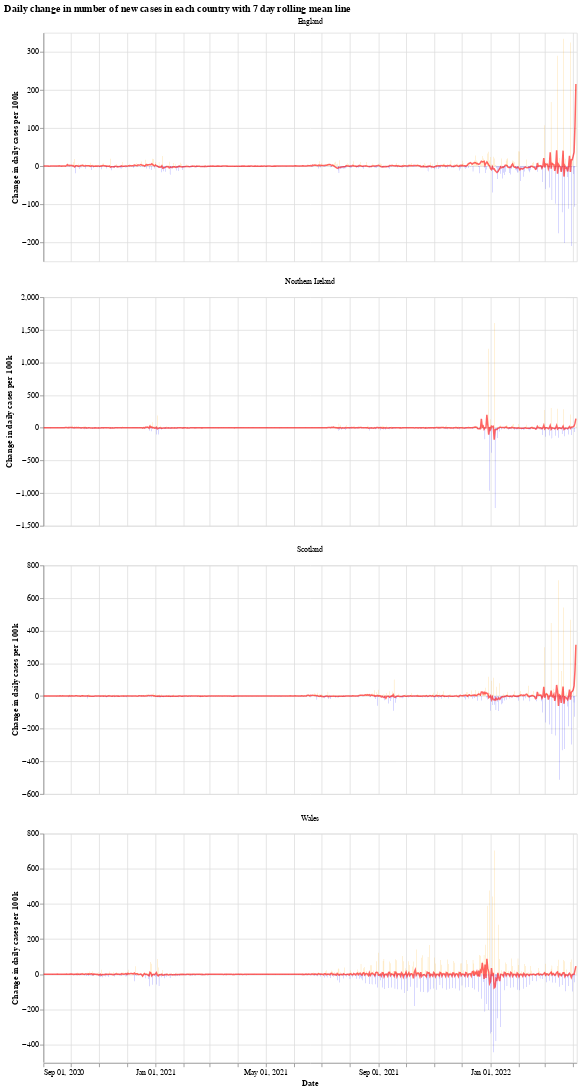

Write notebook code for a chart like this one.
### Markdown cell above
We will use the Python library `Altair` for visualising the data, see the [altair docs](https://altair-viz.github.io/) for more information.

First we have a graph which shows the daily change in the number of new cases for each country. This number jumps up and down all over the place, which is likely due to delay in reporting of new cases over the weekend. Another interesting thing is that it looks like the daily cases in Wales experienced a much shorter period of calm over the summer (calm in the sense of daily cases not jumping up and down).

The orange bars are days when the number of new cases (per 100k population) was more than the previous day, while the blue are days when the number of new cases dropped. The red line is the 7 day moving average. 

When the moving average line is below 0, it means that there is a consistent drop in new cases. We can see this clearly happening around the times that lockdowns were introduced (though, to varying degrees). I will update the graphs soon with a marker of when each lockdown started.

### Code cell
# collapse
import altair as alt

bars = alt.Chart(uk_cases).mark_bar().encode(
    x=alt.X("yearmonthdate(date):T", axis=alt.Axis(title='Date')),
    y=alt.Y("casesChangeRate:Q", axis=alt.Axis(title='Change in daily cases per 100k')),
    tooltip='casesChange',
    color=alt.condition(
        alt.datum.casesChangeRate > 0,
        alt.value("orange"),  # The positive color
        alt.value("blue")  # The negative color
    )
).properties(title='Daily change in number of new cases with 7 day rolling mean',width=700).interactive()

line = alt.Chart(uk_cases).mark_line(
    color='red',
    size=2,
    opacity=0.6
).transform_window(
    rolling_mean='mean(casesChangeRate)',
    frame=[0, 7],
    groupby=['areaName']
).encode(
    x='yearmonthdate(date):T',
    y='rolling_mean:Q'
)

alt.layer(bars, line, data=uk_cases).facet(alt.Column(
    'areaName', title=''), columns=1).resolve_scale(y='independent').properties(title='Daily change in number of new cases in each country with 7 day rolling mean line')

### Figure 1 — Vega-Lite specification as saved in the notebook (floating-point values rounded to 4 significant figures; data arrays with more than 128 entries replaced by an {"elided": "..."} marker saying what was removed)
{"config": {"view": {"continuousWidth": 400, "continuousHeight": 300}}, "data": {"name": "data-b96d2280d7d042f54ad5e44095340821"}, "facet": {"type": "nominal", "field": "areaName", "title": ""}, "spec": {"layer": [{"mark": "bar", "encoding": {"color": {"condition": {"value": "orange", "test": "(datum.casesChangeRate > 0)"}, "value": "blue"}, "tooltip": {"type": "quantitative", "field": "casesChange"}, "x": {"type": "temporal", "axis": {"title": "Date"}, "field": "date", "timeUnit": "yearmonthdate"}, "y": {"type": "quantitative", "axis": {"title": "Change in daily cases per 100k"}, "field": "casesChangeRate"}}, "selection": {"selector001": {"type": "interval", "bind": "scales", "encodings": ["x", "y"]}}, "title": "Daily change in number of new cases with 7 day rolling mean", "width": 700}, {"mark": {"type": "line", "color": "red", "opacity": 0.6, "size": 2}, "encoding": {"x": {"type": "temporal", "field": "date", "timeUnit": "yearmonthdate"}, "y": {"type": "quantitative", "field": "rolling_mean"}}, "transform": [{"window": [{"op": "mean", "field": "casesChangeRate", "as": "rolling_mean"}], "frame": [0, 7], "groupby": ["areaName"]}]}]}, "columns": 1, "resolve": {"scale": {"y": "independent"}}, "title": "Daily change in number of new cases in each country with 7 day rolling mean line", "$schema": "https://vega.github.io/schema/vega-lite/v4.8.1.json", "datasets": {"data-b96d2280d7d042f54ad5e44095340821": {"elided": "2324 records"}}}
